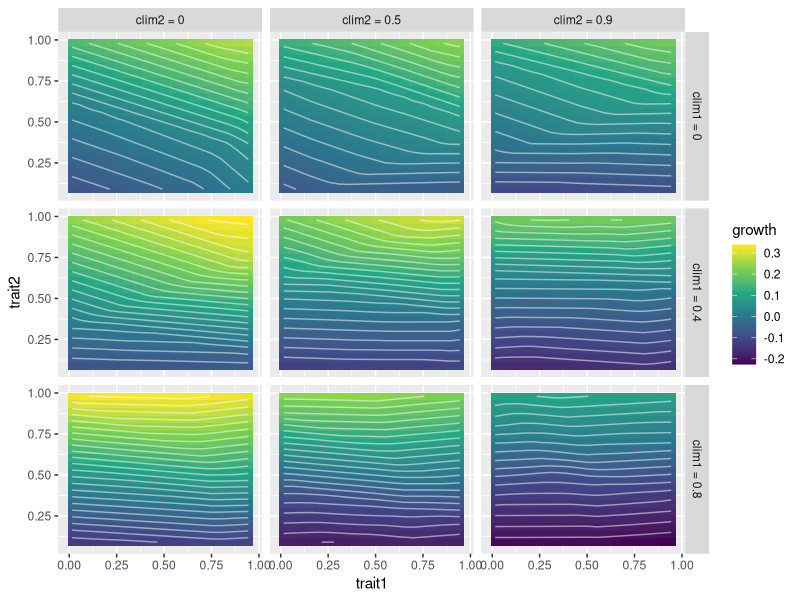
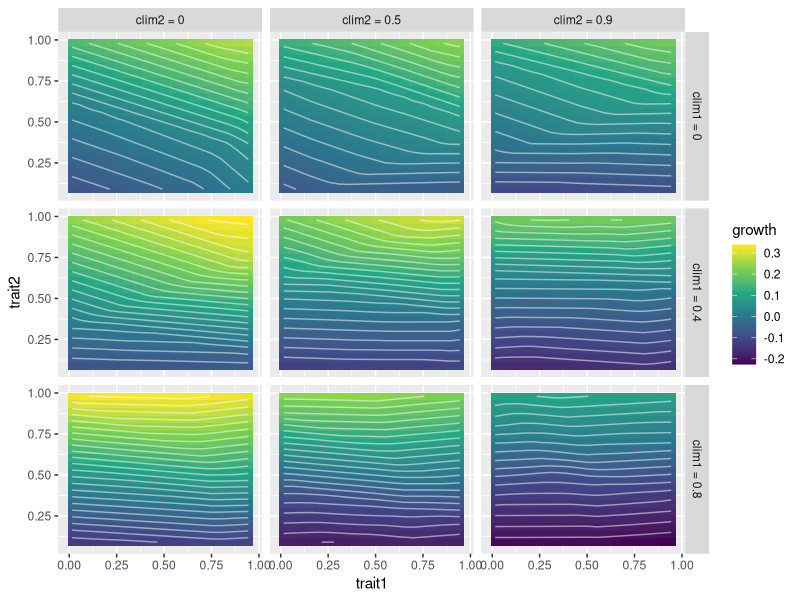

The R script that drew these images, in order:
library(tidyverse)


# read in growth predictions
d <- read_csv("results/growth_grid.csv") %>%
  mutate_at(vars(clim1, clim2), ~round(., 1)) %>%
  mutate(clim1 = paste("clim1 =", clim1),
         clim2 = paste("clim2 =", clim2))


# plot growth performance landscapes for different points in climate space
ggplot(d, aes(x = trait1, y = trait2, fill = growth)) +
  geom_tile() +
  geom_contour(aes(z = growth), bins = 30, color = "white", alpha = 0.5) +
  facet_grid(clim1 ~ clim2) + 
  scale_color_viridis_c() +
  scale_fill_viridis_c()

ggsave("results/growth_landscapes.jpg", height = 6, width = 6, units = "in")
